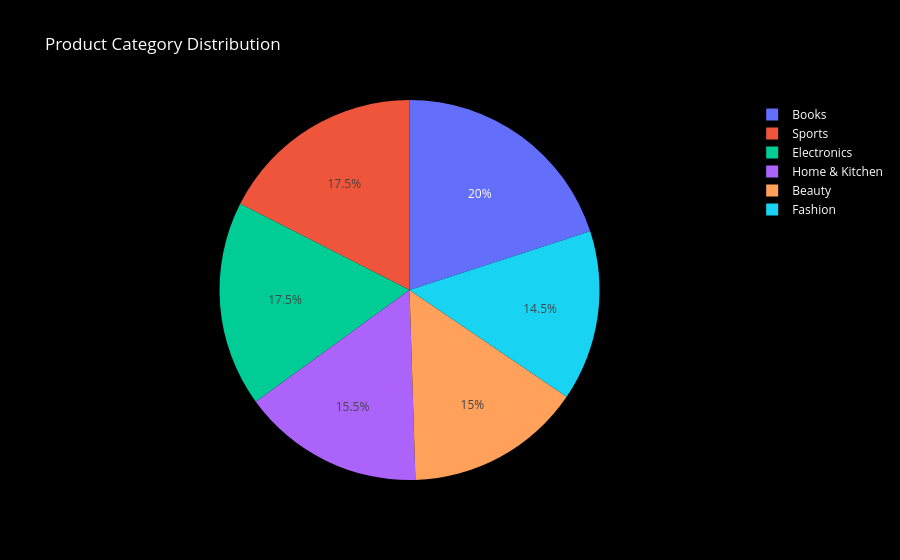

Notebook code for this chart:
### Code cell
category_count = df["category"].value_counts().reset_index()
category_count.columns = ["category", "count"]

fig = px.pie(
    category_count,
    values="count",
    names="category",
    title="Product Category Distribution"
)
fig.update_layout( plot_bgcolor="black",paper_bgcolor="black",font=dict(color="white")   )
fig.show()

### Figure 1 — Plotly figure (JSON) as saved in the notebook; plotly's stock layout.template omitted (floating-point values rounded to 4 significant figures)
{"data": [{"domain": {"x": [0, 1], "y": [0, 1]}, "hovertemplate": "category=%{label}<br>count=%{value}<extra></extra>", "labels": ["Books", "Sports", "Electronics", "Home & Kitchen", "Beauty", "Fashion"], "legendgroup": "", "name": "", "showlegend": true, "type": "pie", "values": [40, 35, 35, 31, 30, 29]}], "layout": {"font": {"color": "white"}, "legend": {"tracegroupgap": 0}, "paper_bgcolor": "black", "plot_bgcolor": "black", "title": {"text": "Product Category Distribution"}}}
